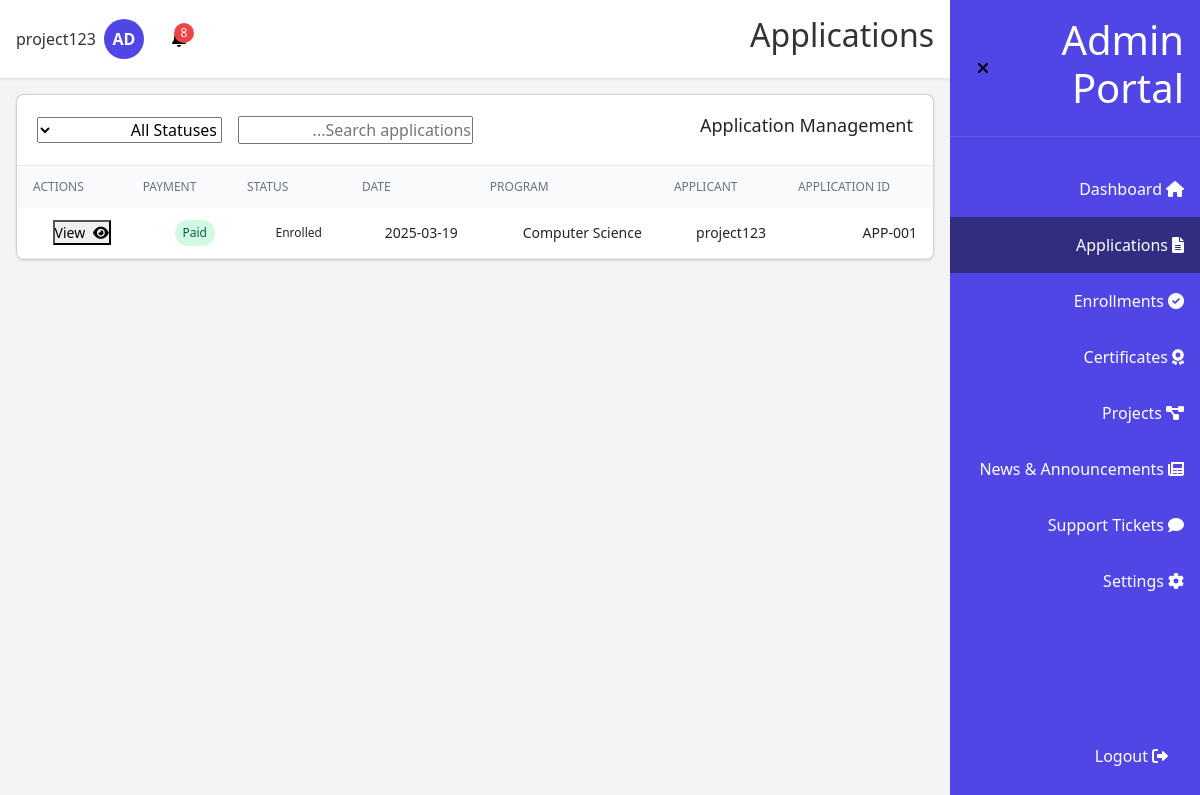
The app's page /admin/applications (signed in) with its own data.
### models.py (models this page shows, shortened)
class User(db.Model, UserMixin):
    __tablename__ = 'user'
    __table_args__ = {'extend_existing': True}
    id = db.Column(db.Integer, primary_key=True)
    email = db.Column(db.String(120), unique=True, nullable=False)
    password_hash = db.Column(db.String(128), nullable=False)
    full_name = db.Column(db.String(100), nullable=False)
    phone = db.Column(db.String(20), nullable=True)
    nationality = db.Column(db.String(50), nullable=True)
    education = db.Column(db.String(50), nullable=True)
    role = db.Column(db.String(20), default='student')
    created_at = db.Column(db.DateTime, default=datetime.utcnow)
    applications = db.relationship('Application', backref='user', lazy=True)
    documents = db.relationship('Document', backref='user', lazy=True)
    certificates = db.relationship('Certificate', backref='user', lazy=True)
    tickets = db.relationship('Ticket', backref='user', lazy=True)
    notifications = db.relationship('Notification', backref='user', lazy=True)

class Application(db.Model):
    __tablename__ = 'application'
    __table_args__ = {'extend_existing': True}
    id = db.Column(db.Integer, primary_key=True)
    app_id = db.Column(db.String(20), unique=True, nullable=False)
    user_id = db.Column(db.Integer, db.ForeignKey('user.id'), nullable=False)
    program = db.Column(db.String(100), nullable=False)
    program_id = db.Column(db.Integer, db.ForeignKey('program.id'), nullable=True)
    status = db.Column(db.String(50), default='Pending Review')
    payment_status = db.Column(db.String(20), default='Pending')
    date_submitted = db.Column(db.DateTime, default=datetime.utcnow)

### run.py (the view)
@app.route('/admin/applications')
@login_required
def admin_applications():
    applications = Application.query.all()
    return render_template('admin/applications.html', applications=applications)

### run.py (called while the page is built)
@login_manager.user_loader
def load_user(user_id):
    return User.query.get(int(user_id))

@app.template_filter('time_ago')
def time_ago_filter(time):
    now = datetime.utcnow()
    diff = now - time
    seconds = diff.total_seconds()
    if seconds < 60:
        return "just now"
    elif seconds < 3600:
        minutes = int(seconds / 60)
        return f"{minutes} minute{'s' if minutes > 1 else ''} ago"
    elif seconds < 86400:
        hours = int(seconds / 3600)
        return f"{hours} hour{'s' if hours > 1 else ''} ago"
    elif seconds < 604800:
        days = int(seconds / 86400)
        return f"{days} day{'s' if days > 1 else ''} ago"
    elif seconds < 2592000:
        weeks = int(seconds / 604800)
        return f"{weeks} week{'s' if weeks > 1 else ''} ago"
    else:
        return time.strftime("%Y-%m-%d")

@app.template_filter('slice')
def slice_filter(iterable, start, end=None):
    if end is None:
        return iterable[start:]
    return iterable[start:end]

@app.context_processor
def inject_now():
    return {'now': datetime.utcnow()}

@app.context_processor
def utility_processor():
    return {
        'now': datetime.now()
    }

### templates/admin/applications.html (shortened to what this page needs)
{% extends "admin_layout.html" %}
{% block page_title %}Applications{% endblock %}
{% block main_content %}
<div class="card">
    <div class="card-header-with-actions">
        <h3>Application Management</h3>
        <div class="header-actions">
            <div class="search-container">
                <input type="text" id="search-input" placeholder="Search applications..." class="form-input">
            </div>
            <select id="status-filter" class="form-input">
                <option value="">All Statuses</option>
            </select>
        </div>
    </div>
    <div class="table-container">
        <table class="full-width-table">
            <thead>
                <tr>
                    <th>Application ID</th>
                    <th>Applicant</th>
                    <th>Program</th>
                    <th>Date</th>
                    <th>Status</th>
                    <th>Payment</th>
                    <th>Actions</th>
                </tr>
            </thead>
            <tbody>
                {% for application in applications %}
                    <tr>
                        <td>{{ application.app_id }}</td>
                        <td>{{ application.user.full_name }}</td>
                        <td>{{ application.program }}</td>
                        <td>{{ application.date_submitted.strftime('%Y-%m-%d') }}</td>
                        <td>
                            <span class="status-badge
                                ">
                                {{ application.status }}
                            </span>
                        </td>
                        <td>
                            <span class="status-badge
                                {% if application.payment_status == 'Pending' %}yellow
                                {% elif application.payment_status == 'Paid' %}green
                                {% endif %}">
                                {{ application.payment_status }}
                            </span>
                        </td>
                        <td class="actions-cell">
                            <button class="action-btn admin-action-btn" data-action="view" data-id="{{ application.id }}">
                                <i class="fas fa-eye"></i> View
                            </button>
                        </td>
                    </tr>
                {% else %}
                    <tr>
                        <td colspan="7" class="text-center">No applications found</td>
                    </tr>
                {% endfor %}
            </tbody>
        </table>
    </div>
</div>
{% endblock %}

### templates/admin_layout.html (shortened to what this page needs)
{% extends "base.html" %}
{% block content %}
<div class="dashboard-container">
    <div id="sidebar" class="sidebar">
        <div class="sidebar-header">
            <h1 id="sidebar-title">Admin Portal</h1>
            <button id="toggle-sidebar" class="btn-icon">
                <i class="fas fa-times"></i>
            </button>
        </div>
        <nav class="sidebar-nav">
            <a href="{{ url_for('admin_dashboard') }}" class="nav-item {% if request.endpoint == 'admin_dashboard' %}active{% endif %}">
                <i class="fas fa-home"></i>
                <span class="nav-text">Dashboard</span>
              </a>
            <a href="{{ url_for('admin_applications') }}"
               class="nav-item {% if request.endpoint == 'admin_applications' %}active{% endif %}"
               id="admin-applications-link">
                <i class="fas fa-file-alt"></i>
                <span class="nav-text">Applications</span>
            </a>
            <a href="{{ url_for('admin_enrollments') }}" class="nav-item {% if request.endpoint == 'admin_enrollments' %}active{% endif %}">
                <i class="fas fa-check-circle"></i>
                <span class="nav-text">Enrollments</span>
            </a>
            <a href="{{ url_for('admin_certificates') }}" class="nav-item {% if request.endpoint == 'admin_certificates' %}active{% endif %}">
                <i class="fas fa-award"></i>
                <span class="nav-text">Certificates</span>
            </a>
            <a href="{{ url_for('admin_projects') }}" class="nav-item {% if request.endpoint == 'admin_projects' %}active{% endif %}">
                <i class="fas fa-project-diagram"></i>
                <span class="nav-text">Projects</span>
            </a>
            <a href="{{ url_for('admin_news') }}" class="nav-item {% if request.endpoint == 'admin_news' %}active{% endif %}">
                <i class="fas fa-newspaper"></i>
                <span class="nav-text">News & Announcements</span>
            </a>
            <a href="{{ url_for('admin_tickets') }}" class="nav-item {% if request.endpoint == 'admin_tickets' %}active{% endif %}">
                <i class="fas fa-comment"></i>
                <span class="nav-text">Support Tickets</span>
            </a>
            <a href="{{ url_for('admin_settings') }}" class="nav-item {% if request.endpoint == 'admin_settings' %}active{% endif %}">
                <i class="fas fa-cog"></i>
                <span class="nav-text">Settings</span>
            </a>
        </nav>
        <div class="logout-container">
            <a href="{{ url_for('logout') }}" class="nav-item">
                <i class="fas fa-sign-out-alt"></i>
                <span class="nav-text">Logout</span>
            </a>
        </div>
    </div>
    <div class="main-content">
        <header class="header">
            <div class="header-content">
                <h2 id="page-title">{% block page_title %}Dashboard{% endblock %}</h2>
                <div class="header-actions">
                    <div class="notification-container">
                        <button id="notification-btn" class="btn-icon">
                            {% set unread_notifications = current_user.notifications|selectattr('read', 'equalto', false)|list %}
                            {% if unread_notifications %}
                                <span id="notification-badge" class="notification-badge">{{ unread_notifications|length }}</span>
                            {% endif %}
                        </button>
                    </div>
                    <div class="user-container">
                        <div class="avatar">AD</div>
                        <span id="user-name" class="user-name">{{ current_user.full_name }}</span>
                    </div>
                </div>
            </div>
        </header>
        <main class="content">
            {% block main_content %}{% endblock %}
        </main>
    </div>
</div>
{% endblock %}

### static/css/styles.css (style rules this page uses)
* { box-sizing: border-box; margin: 0; padding: 0; }
body { font-family: -apple-system, BlinkMacSystemFont, 'Segoe UI', Roboto, Oxygen, Ubuntu, Cantarell, 'Open Sans', 'Helvetica Neue', sans-serif; line-height: 1.5; color: #333; background-color: #f3f4f6; }
:root { --primary-color: #4f46e5; --primary-hover: #4338ca; --secondary-color: #a855f7; --dark-color: #1a1a1a; --light-color: #f8f9fa; --text-muted: #6b7280; --transition: all 0.3s ease; --shadow-sm: 0 1px 2px rgba(0, 0, 0, 0.05); --shadow-md: 0 4px 6px rgba(0, 0, 0, 0.1); --shadow-lg: 0 10px 20px rgba(0, 0, 0, 0.15); }
.card { background-color: white; border-radius: 12px; box-shadow: var(--shadow-md); margin-bottom: 2rem; overflow: hidden; }
.fas { margin-right: 0.25rem; }
[dir="rtl"] .fas { margin-right: 0; margin-left: 0.25rem; }
.btn-icon { background: none; border: none; padding: 0.5rem; border-radius: 50%; cursor: pointer; display: flex; align-items: center; justify-content: center; transition: background-color 0.15s ease-in-out; }
.dashboard-container { display: flex; min-height: 100vh; }
.sidebar { width: 250px; background-color: #4f46e5; color: white; display: flex; flex-direction: column; transition: width 0.3s ease; }
.sidebar-header { padding: 1rem; display: flex; justify-content: space-between; align-items: center; border-bottom: 1px solid rgba(255, 255, 255, 0.1); }
.sidebar-nav { margin-top: 1.5rem; }
.nav-item { padding: 1rem; display: flex; align-items: center; cursor: pointer; transition: background-color 0.2s; color: white; text-decoration: none; }
.nav-item.active { background-color: #312e81; }
.nav-item i { margin-right: 1rem; }
.logout-container { margin-top: auto; padding: 1rem; }
.main-content { flex: 1; display: flex; flex-direction: column; overflow: hidden; }
.header { background-color: white; box-shadow: 0 1px 3px 0 rgba(0, 0, 0, 0.1); z-index: 10; }
.header-content { display: flex; justify-content: space-between; align-items: center; padding: 1rem; }
.header-actions { display: flex; align-items: center; gap: 1rem; }
.notification-container { position: relative; }
.notification-badge { position: absolute; top: 0; right: 0; background-color: #ef4444; color: white; font-size: 0.75rem; width: 1.25rem; height: 1.25rem; border-radius: 50%; display: flex; align-items: center; justify-content: center; }
.user-container { display: flex; align-items: center; gap: 0.5rem; }
.avatar { width: 2.5rem; height: 2.5rem; border-radius: 50%; background-color: #4f46e5; color: white; font-weight: 600; display: flex; align-items: center; justify-content: center; }
.user-name { font-weight: 500; }
.content { flex: 1; overflow-y: auto; padding: 1rem; }
.card { background-color: white; border-radius: 0.5rem; box-shadow: 0 1px 3px 0 rgba(0, 0, 0, 0.1); margin-bottom: 1.5rem; }
.card-header-with-actions { padding: 1.25rem; border-bottom: 1px solid #e5e7eb; display: flex; flex-direction: column; gap: 0.75rem; }
@media (min-width: 768px) { .card-header-with-actions { flex-direction: row; justify-content: space-between; align-items: center; } }
.card h3 { font-size: 1.125rem; font-weight: 500; }
body { font-family: 'Segoe UI', Tahoma, Geneva, Verdana, sans-serif; overflow-x: hidden; text-align: right; }
.header-content { position: relative; z-index: 2; text-align: center; }
.status-badge { display: inline-block; padding: 0.25rem 0.5rem; border-radius: 9999px; font-size: 0.75rem; font-weight: 500; }
.status-badge.green { background-color: #d1fae5; color: #065f46; }
.table-container { overflow-x: auto; }
table { min-width: 100%; border-collapse: collapse; }
th { padding: 0.75rem 1rem; text-align: left; font-size: 0.75rem; font-weight: 500; text-transform: uppercase; color: #6b7280; background-color: #f9fafb; }
td { padding: 0.75rem 1rem; font-size: 0.875rem; border-bottom: 1px solid #e5e7eb; }

### records on screen
User: full_name "project123"
Application: app_id "APP-001", user.full_name "project123", program "Computer Science", date_submitted "2025-03-19", status "Enrolled", payment_status "Paid"

### other values on screen
{{ unread_notifications|length }} "8"
